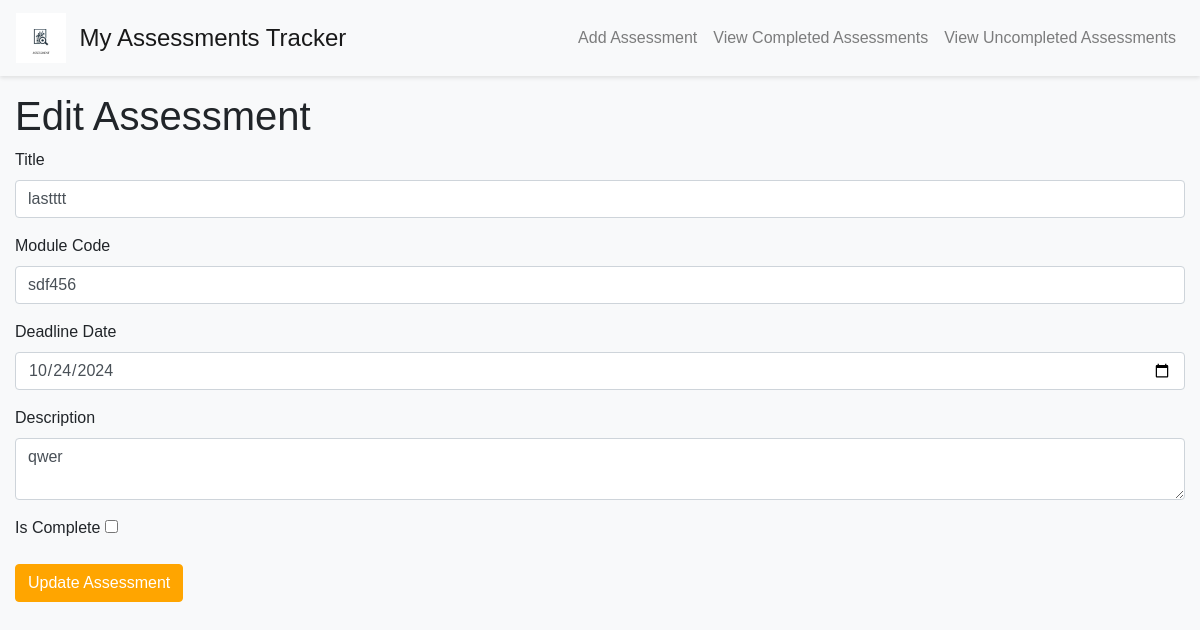
Page /edit/4 on the earlier database version.
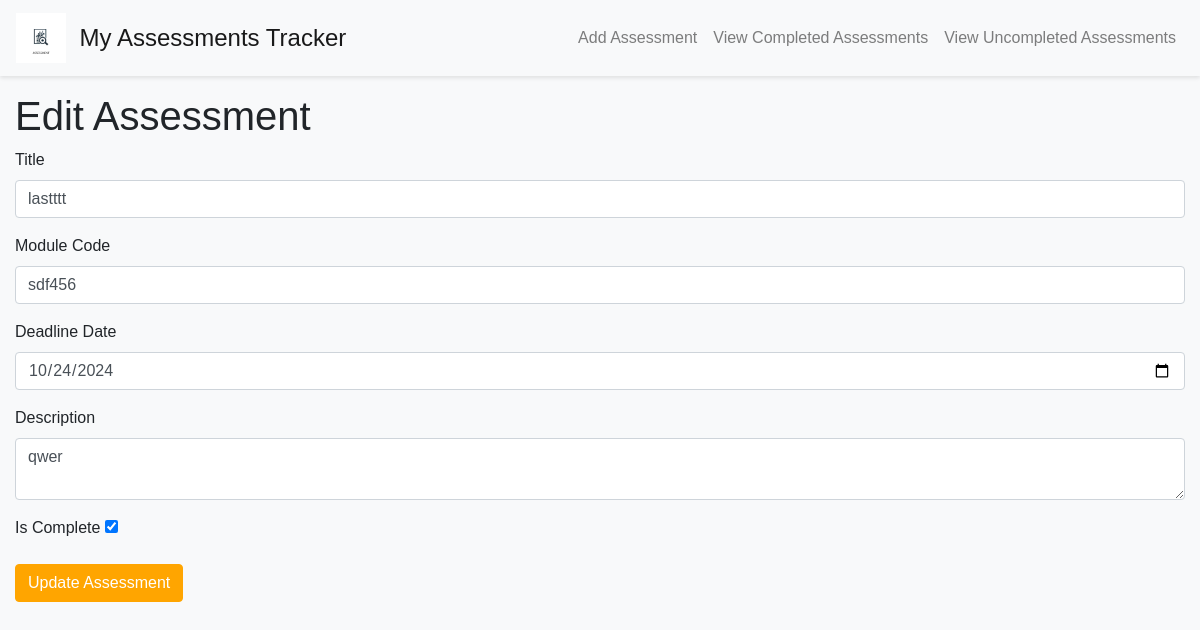
Same page on the later database version.
### app/models.py (models this page shows)
class Assessment(db.Model):
    id = db.Column(db.Integer, primary_key=True)
    title = db.Column(db.String(100), nullable=False)
    module_code = db.Column(db.String(20), nullable=False)
    deadline_date = db.Column(db.DateTime, nullable=False)
    description = db.Column(db.Text, nullable=False)
    is_complete = db.Column(db.Boolean, default=False)

### app/views.py (the view, shortened to what this page needs)
@app.route('/edit/<int:assessment_id>', methods=['GET', 'POST'])
def edit_assessment(assessment_id):
    assessment = Assessment.query.get_or_404(assessment_id)
    form = AssessmentForm(obj=assessment)
    next_page = request.args.get('next', 'index')  # Defaults to 'index' if no 'next' is provided
    return render_template('edit_assessment.html', title='Edit Assessment', form=form, assessment=assessment)

### app/forms.py (shortened to what this page needs)
class AssessmentForm(FlaskForm):
    title = StringField('Title', validators=[DataRequired()])
    module_code = StringField('Module Code', validators=[DataRequired()])
    deadline_date = DateField('Deadline Date', validators=[DataRequired()])
    description = TextAreaField('Description', validators=[DataRequired()])
    is_complete = BooleanField('Is Complete')
    submit = SubmitField('Submit')

### app/templates/edit_assessment.html (shortened to what this page needs)
<!DOCTYPE html>
<html lang="en">
{% extends "base.html" %}
{% block content %}
  <h1>Edit Assessment</h1>
  <form method="post" action="{{ url_for('edit_assessment', assessment_id=assessment.id) }}">
    <div class="form-group">
        {{ form.title.label }}
        {{ form.title(class_="form-control") }}
    </div>
    <div class="form-group">
        {{ form.module_code.label }}
        {{ form.module_code(class_="form-control") }}
    </div>
    <div class="form-group">
        {{ form.deadline_date.label }}
        {{ form.deadline_date(class_="form-control") }}
    </div>
    <div class="form-group">
        {{ form.description.label }}
        {{ form.description(class_="form-control") }}
    </div>
    <div class="form-group">
        {{ form.is_complete.label }}
        {{ form.is_complete() }}
    </div>
    <button type="submit" class="btn btn-primary">Update Assessment</button>
  </form>
{% endblock %}

Differences in the rows shown:
changed Assessment "lastttt": is_complete "☐" → "☑"
